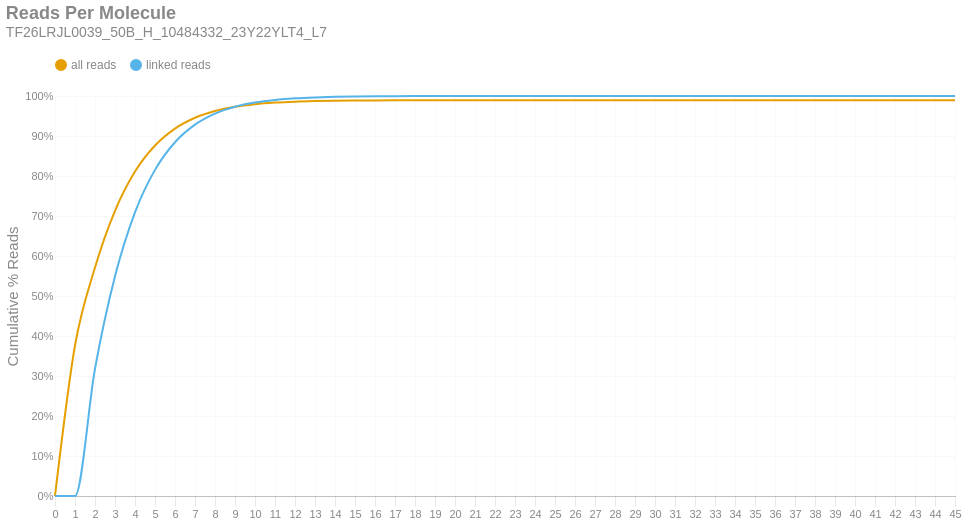

Notebook source saved alongside this figure:
### Markdown cell above
### Reads per Molecule
This chart shows the cumulative distribution of the number of reads per linked molecule. That is, how many alignments are associated with a unique molecule. This excludes the number of reads associated with invalid or absent linked-read barcodes. The `linked` histogram is the percentages recalculated when disregarding singletons.

### Code cell
if SKIPLR:
    print_html(f"Skipped")
else:
    counts = np.bincount(valids['reads'].cast(pl.Int64).to_numpy())
    weighted = counts * np.arange(len(counts))
    all_perc = weighted / n_reads
    linked_perc = weighted / n_linked_reads
    linked_perc[1] = 0
    binned_df = pl.DataFrame({
        'readsper': list(range(len(counts))),
        'all reads (cumsum)': np.cumsum(all_perc).tolist(),
        'linked reads (cumsum)': np.cumsum(linked_perc).tolist(),
    })

    with SafeRender(binned_df):
        (
            density_plot(binned_df, 'Reads Per Molecule', samplename, 'readspmol')
            .encode(
                x=alt.X('readsper:O', title=None).axis(labelAngle=0).scale(padding=0),
                y=alt.Y('value:Q', title='Cumulative % Reads').axis(format='%').stack(False),
                color=alt.Color("key:N").scale(domain=["all reads", "linked reads"]),
                tooltip=[
                    alt.Tooltip("key:N", title="Data Type"),
                    alt.Tooltip("readsper:O", title="Reads Per Molecule"),
                    alt.Tooltip("value:Q", format=".2%", title="% Reads (Cum.)")
                ]            
            )
        ).display()

### Figure 1 — Vega-Lite specification as saved in the notebook (floating-point values rounded to 4 significant figures)
{"width": "container", "height": 400, "config": {"title": {"anchor": "start", "dy": -15, "fontSize": 18, "color": "#888888", "subtitleColor": "#888888", "subtitleFontSize": 14}, "arc": {"fill": "#0072B2"}, "axis": {"domainColor": "#888888", "domainWidth": 0.5, "gridWidth": 0.2, "grid": false, "titleFontWeight": 400, "titleFontSize": 15, "labelFontSize": 11, "labelColor": "#888888", "tickColor": "#888888", "tickWidth": 0.2, "titleColor": "#888888"}, "axisBand": {"grid": false}, "axisX": {"grid": true, "tickSize": 10, "domainCap": "round"}, "axisY": {"domain": false, "grid": true, "tickSize": 0, "domainCap": "round"}, "background": "transparent", "header": {"labelFontSize": 15, "labelColor": "#888888", "titleFontSize": 15, "titleFontWeight": 600, "titleColor": "#888888"}, "legend": {"labelFont": "sans-serif", "labelFontSize": 12, "labelColor": "#888888", "symbolSize": 100, "symbolType": "circle", "titleFontSize": 12, "titlePadding": 10, "titleColor": "#888888", "title": null, "orient": "top"}, "range": {"category": ["#E69F00", "#56B4E9", "#009E73", "#F0E442", "#0072B2", "#D55E00", "#CC79A7", "#000000"], "diverging": ["#cfe8f3", "#a2d4ec", "#73bfe2", "#46abdb", "#1696d2", "#12719e"]}, "area": {"fill": "#0072B2", "fillOpacity": 0.7, "line": true, "strokeOpacity": 0.7}, "line": {"color": "#0072B2", "stroke": "#0072B2", "strokeWidth": 2}, "trail": {"color": "#0072B2", "stroke": "#0072B2", "strokeWidth": 0, "size": 1}, "point": {"filled": true, "fillOpacity": 1.0, "size": 95}, "text": {"color": "#888888", "fontSize": 11, "align": "right", "fontWeight": 400, "size": 11}, "bar": {"fill": "#0072B2", "stroke": null}, "view": {"stroke": null, "continuousWidth": 660, "continuousHeight": 400}}, "data": {"name": "data-50dd34d5f8eb126373f61c78a7a8f472"}, "mark": {"type": "line", "interpolate": "monotone", "point": {"opacity": 0, "size": 275}}, "encoding": {"color": {"field": "key", "scale": {"domain": ["all reads", "linked reads"]}, "type": "nominal"}, "tooltip": [{"field": "key", "title": "Data Type", "type": "nominal"}, {"field": "readsper", "title": "Reads Per Molecule", "type": "ordinal"}, {"field": "value", "format": ".2%", "title": "% Reads (Cum.)", "type": "quantitative"}], "x": {"axis": {"labelAngle": 0}, "field": "readsper", "scale": {"padding": 0}, "title": null, "type": "ordinal"}, "y": {"axis": {"format": "%"}, "field": "value", "stack": false, "title": "Cumulative % Reads", "type": "quantitative"}}, "params": [{"name": "param_c36ac31b6afebe62", "select": {"type": "point", "fields": ["key"]}, "bind": "legend"}], "title": {"text": "Reads Per Molecule", "subtitle": "TF26LRJL0039_50B_H_10484332_23Y22YLT4_L7"}, "transform": [{"fold": ["all reads (cumsum)", "linked reads (cumsum)"]}, {"calculate": "replace(datum.key, ' (cumsum)', '')", "as": "key"}, {"filter": {"param": "param_c36ac31b6afebe62"}}], "usermeta": {"embedOptions": {"downloadFileName": "TF26LRJL0039_50B_H_10484332_23Y22YLT4_L7.readspmol"}}, "$schema": "https://vega.github.io/schema/vega-lite/v6.4.1.json", "datasets": {"data-50dd34d5f8eb126373f61c78a7a8f472": [{"readsper": 0, "all reads (cumsum)": 0.0, "linked reads (cumsum)": 0.0}, {"readsper": 1, "all reads (cumsum)": 0.3761, "linked reads (cumsum)": 0.0}, {"readsper": 2, "all reads (cumsum)": 0.5712, "linked reads (cumsum)": 0.3181}, {"readsper": 3, "all reads (cumsum)": 0.713, "linked reads (cumsum)": 0.5491}, {"readsper": 4, "all reads (cumsum)": 0.8111, "linked reads (cumsum)": 0.7092}, {"readsper": 5, "all reads (cumsum)": 0.8762, "linked reads (cumsum)": 0.8153}, {"readsper": 6, "all reads (cumsum)": 0.9186, "linked reads (cumsum)": 0.8844}, {"readsper": 7, "all reads (cumsum)": 0.9456, "linked reads (cumsum)": 0.9285}, {"readsper": 8, "all reads (cumsum)": 0.9625, "linked reads (cumsum)": 0.9561}, {"readsper": 9, "all reads (cumsum)": 0.9731, "linked reads (cumsum)": 0.9733}, {"readsper": 10, "all reads (cumsum)": 0.9795, "linked reads (cumsum)": 0.9838}, {"readsper": 11, "all reads (cumsum)": 0.9834, "linked reads (cumsum)": 0.9902}, {"readsper": 12, "all reads (cumsum)": 0.9859, "linked reads (cumsum)": 0.9941}, {"readsper": 13, "all reads (cumsum)": 0.9873, "linked reads (cumsum)": 0.9965}, {"readsper": 14, "all reads (cumsum)": 0.9882, "linked reads (cumsum)": 0.9979}, {"readsper": 15, "all reads (cumsum)": 0.9887, "linked reads (cumsum)": 0.9988}, {"readsper": 16, "all reads (cumsum)": 0.9891, "linked reads (cumsum)": 0.9993}, {"readsper": 17, "all reads (cumsum)": 0.9893, "linked reads (cumsum)": 0.9996}, {"readsper": 18, "all reads (cumsum)": 0.9894, "linked reads (cumsum)": 0.9998}, {"readsper": 19, "all reads (cumsum)": 0.9894, "linked reads (cumsum)": 0.9999}, {"readsper": 20, "all reads (cumsum)": 0.9894, "linked reads (cumsum)": 0.9999}, {"readsper": 21, "all reads (cumsum)": 0.9895, "linked reads (cumsum)": 1.0}, {"readsper": 22, "all reads (cumsum)": 0.9895, "linked reads (cumsum)": 1.0}, {"readsper": 23, "all reads (cumsum)": 0.9895, "linked reads (cumsum)": 1.0}, {"readsper": 24, "all reads (cumsum)": 0.9895, "linked reads (cumsum)": 1.0}, {"readsper": 25, "all reads (cumsum)": 0.9895, "linked reads (cumsum)": 1.0}, {"readsper": 26, "all reads (cumsum)": 0.9895, "linked reads (cumsum)": 1.0}, {"readsper": 27, "all reads (cumsum)": 0.9895, "linked reads (cumsum)": 1.0}, {"readsper": 28, "all reads (cumsum)": 0.9895, "linked reads (cumsum)": 1.0}, {"readsper": 29, "all reads (cumsum)": 0.9895, "linked reads (cumsum)": 1.0}, {"readsper": 30, "all reads (cumsum)": 0.9895, "linked reads (cumsum)": 1.0}, {"readsper": 31, "all reads (cumsum)": 0.9895, "linked reads (cumsum)": 1.0}, {"readsper": 32, "all reads (cumsum)": 0.9895, "linked reads (cumsum)": 1.0}, {"readsper": 33, "all reads (cumsum)": 0.9895, "linked reads (cumsum)": 1.0}, {"readsper": 34, "all reads (cumsum)": 0.9895, "linked reads (cumsum)": 1.0}, {"readsper": 35, "all reads (cumsum)": 0.9895, "linked reads (cumsum)": 1.0}, {"readsper": 36, "all reads (cumsum)": 0.9895, "linked reads (cumsum)": 1.0}, {"readsper": 37, "all reads (cumsum)": 0.9895, "linked reads (cumsum)": 1.0}, {"readsper": 38, "all reads (cumsum)": 0.9895, "linked reads (cumsum)": 1.0}, {"readsper": 39, "all reads (cumsum)": 0.9895, "linked reads (cumsum)": 1.0}, {"readsper": 40, "all reads (cumsum)": 0.9895, "linked reads (cumsum)": 1.0}, {"readsper": 41, "all reads (cumsum)": 0.9895, "linked reads (cumsum)": 1.0}, {"readsper": 42, "all reads (cumsum)": 0.9895, "linked reads (cumsum)": 1.0}, {"readsper": 43, "all reads (cumsum)": 0.9895, "linked reads (cumsum)": 1.0}, {"readsper": 44, "all reads (cumsum)": 0.9895, "linked reads (cumsum)": 1.0}, {"readsper": 45, "all reads (cumsum)": 0.9895, "linked reads (cumsum)": 1.0}]}}
